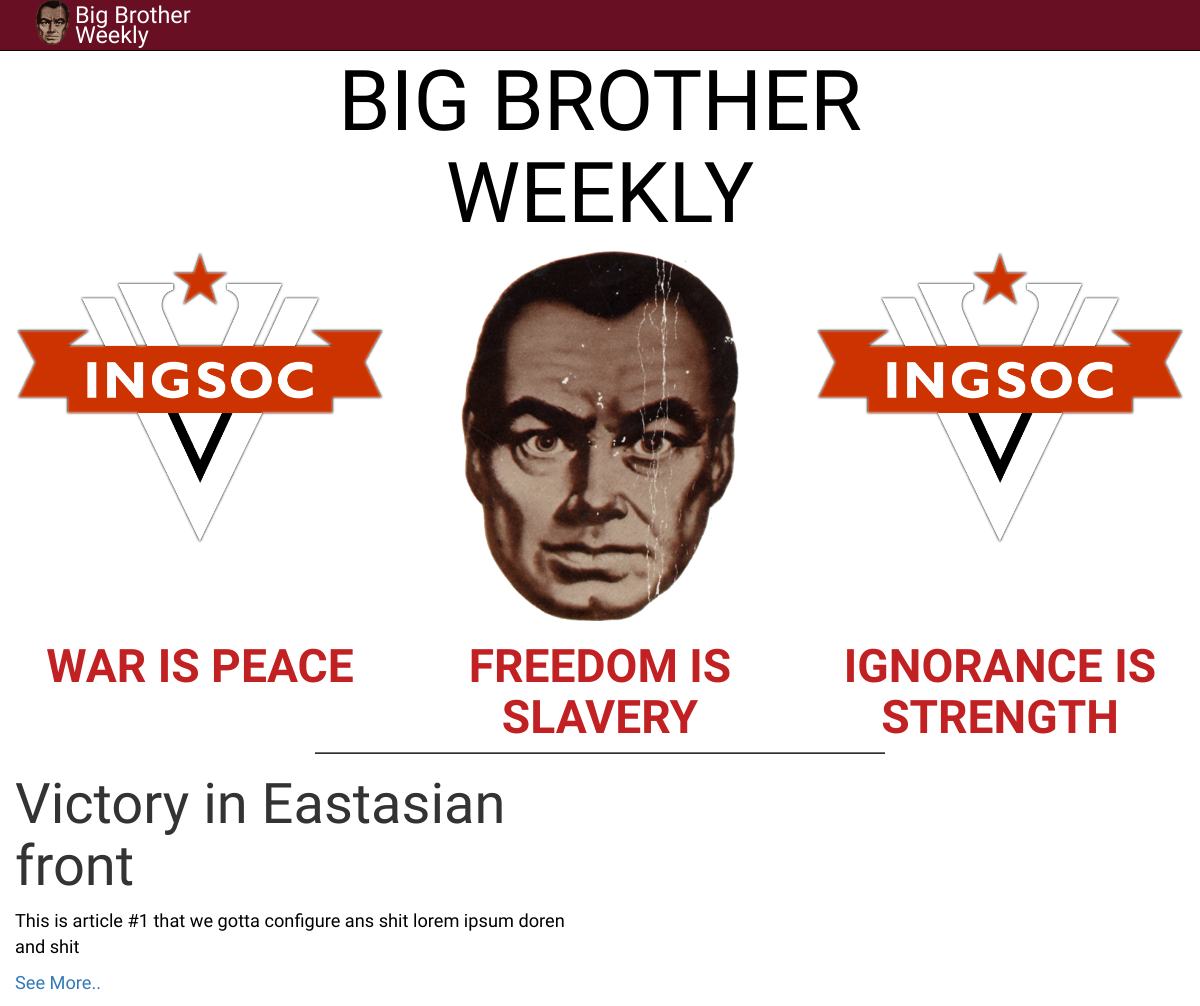
Before: /news/ with the older database file.
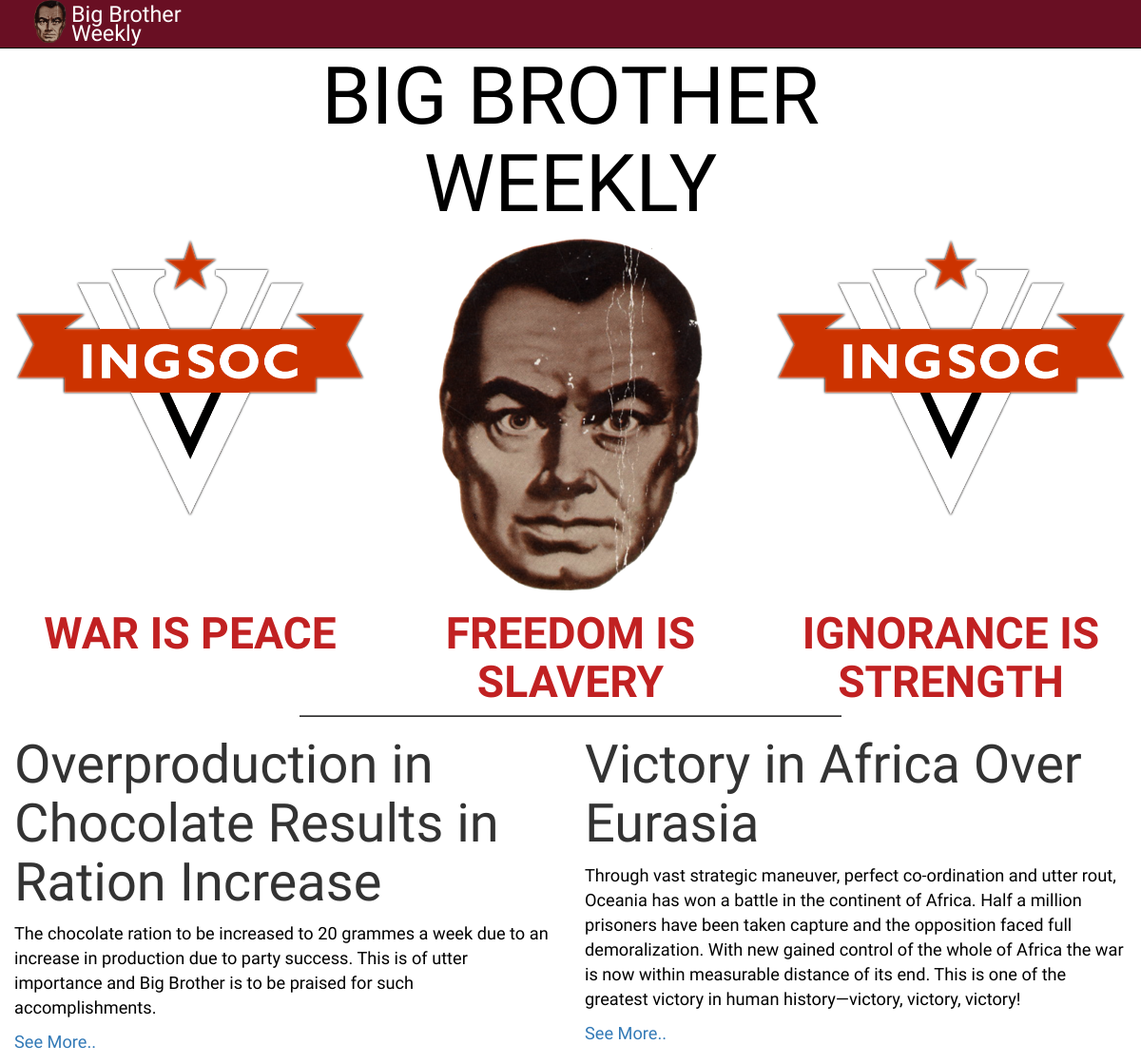
After: the same page with the newer database file.
### news/models.py (models this page shows, shortened)
class Article(models.Model):
    feed = models.ForeignKey(Feed)
    title = models.CharField(max_length=200)
    url = models.URLField()
    description = models.TextField()
    publication_date = models.DateTimeField()

### news/views.py (the view)
def articles_list(request):
    articles = Article.objects.all()
    rows = [articles[x:x+1] for x in range(0, len(articles), 1)]
    return render(request, 'news/articles_list.html', {'rows': rows})

### news/templates/news/articles_list.html (shortened to what this page needs)
{% extends 'news/base.html' %} {% block content %}
<div style="margin-top: 3%;" class="container-fluid">
  <div class="row">
    <div style="text-align: center;" class="col-md-6 col-md-offset-3">
      <h1>BIG BROTHER WEEKLY</h1>
    </div>
  </div>
  <div class="row">
    <div class="col-md-4">
      <img class="img-responsive" src="/news/static/background1.png">
    </div>
    <div class="col-md-4">
      <img style="z-index: 1;" class="img-responsive" src="/news/static/logo.png">
    </div>
    <div class="col-md-4">
      <img class="img-responsive" src="/news/static/background1.png">
    </div>
  </div>
  <div class="row">
    <div class="col-md-4 ">
      <h2 class="slogan">WAR IS PEACE</h2>
    </div>
    <div class="col-md-4">
      <h2 class="slogan"> FREEDOM IS SLAVERY</h2>
    </div>
    <div class="col-md-4">
      <h2 class="slogan"> IGNORANCE IS STRENGTH </h2>
    </div>
  </div>
  <div class="row">
    <div class="col-md-6 col-md-offset-3">
      <div style="height:2px; background:#717171; border-bottom:1px solid #313030;"> </div>
    </div>
  </div>
</div>
<div class="container-fluid">
  <div class="row">
    {% for row in rows %}
    <div class="col-md-6 ">
      {% for entry in row %}
      <h2> {{entry.title}} </h2>
      <p>{{entry.description | safe}}</p>
      <p>
        <a href="#">See More..</a>
      </p>
      {% endfor %}
    </div>
    {% endfor %}
  </div>
</div>
{% endblock %}

### news/templates/news/base.html (shortened to what this page needs)
<!DOCTYPE html>
<html lang="en">
<head>
  <link href="https://maxcdn.bootstrapcdn.com/bootstrap/3.3.6/css/bootstrap.min.css" rel="stylesheet">
  <link href="/news/static/styles.css" rel="stylesheet">
</head>
<body>
  <nav style="background-color:  	#690f23;" class="navbar navbar-inverse navbar-fixed-top">
    <div class="container">
      <div class="navbar-header">
        <a class="navbar-brand pull-left" href="#">
          <img class="img-fluid pull-left" src="/news/static/logo.png" width="45" height="45" style="margin-top: -7.5%;">
          <p style="color: white; margin-top: -5%;"> Big Brother Weekly</p>
        </a>
      </div>
    </div>
  </nav>
  {% block content %} {% endblock %}
</body>
</html>

### news/static/styles.css (style rules this page uses)
p { font-size: 1.3em; color: #000; font-family: 'Assistant', sans-serif; }
h1 { font-size: 6em; color: #000; font-family: 'Secular One', sans-serif; }
h2 { font-family: 'Secular One', sans-serif; font-size: 4em; }
.slogan { font-size: 3.3em; text-align: center; color: #C12122; font-weight: bold; font-family: 'Megrim', cursive; }

Changed rows visible on the page:
removed Article: title "Victory in Eastasian front", description "This is article #1 that we gotta configure ans shit lorem ipsum doren and shit"
added Article: title "Overproduction in Chocolate Results in Ration Increase", description "The chocolate ration to be increased to 20 grammes a week due to an increase in production due to party success. This is of utter importance and Big Brother is to be praised for such accomplishments."
added Article: title "Victory in Africa Over Eurasia", description "Through vast strategic maneuver, perfect co-ordination and utter rout, Oceania has won a battle in the continent of Africa. Half a million prisoners have been taken capture and the opposition faced full demoralization. With new gained control of the whole of Africa the war is now within measurable distance of its end. This is one of the greatest victory in human history—victory, victory, victory!"
